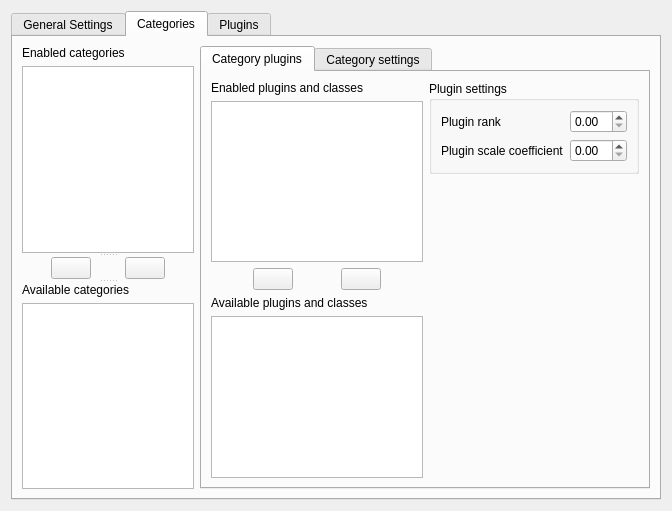
<?xml version="1.0" encoding="UTF-8"?>
<ui version="4.0">
 <class>Form</class>
 <widget class="QWidget" name="Form">
  <property name="geometry">
   <rect>
    <x>0</x>
    <y>0</y>
    <width>672</width>
    <height>511</height>
   </rect>
  </property>
  <layout class="QGridLayout" name="gridLayout">
   <item row="0" column="0">
    <widget class="KTabWidget" name="WebExSettings">
     <property name="currentIndex">
      <number>1</number>
     </property>
     <widget class="QWidget" name="general_settings">
      <attribute name="title">
       <string>General Settings</string>
      </attribute>
      <widget class="QWidget" name="advanced_widget" native="true">
       <property name="geometry">
        <rect>
         <x>10</x>
         <y>230</y>
         <width>336</width>
         <height>62</height>
        </rect>
       </property>
       <layout class="QVBoxLayout" name="verticalLayout">
        <item>
         <layout class="QHBoxLayout" name="horizontalLayout_3">
          <item>
           <widget class="QLabel" name="label_2">
            <property name="text">
             <string>Maximum resource analyzers per category</string>
            </property>
           </widget>
          </item>
          <item>
           <widget class="KIntSpinBox" name="kintspinbox_2"/>
          </item>
         </layout>
        </item>
        <item>
         <layout class="QHBoxLayout" name="horizontalLayout_2">
          <item>
           <widget class="QLabel" name="label_3">
            <property name="text">
             <string>Maximum resource analyzers</string>
            </property>
           </widget>
          </item>
          <item>
           <spacer name="horizontalSpacer">
            <property name="orientation">
             <enum>Qt::Horizontal</enum>
            </property>
            <property name="sizeHint" stdset="0">
             <size>
              <width>40</width>
              <height>20</height>
             </size>
            </property>
           </spacer>
          </item>
          <item>
           <widget class="KIntSpinBox" name="kintspinbox_3"/>
          </item>
         </layout>
        </item>
       </layout>
      </widget>
      <widget class="KPushButton" name="advanced_button">
       <property name="geometry">
        <rect>
         <x>10</x>
         <y>200</y>
         <width>151</width>
         <height>24</height>
        </rect>
       </property>
       <property name="sizePolicy">
        <sizepolicy hsizetype="Preferred" vsizetype="Fixed">
         <horstretch>0</horstretch>
         <verstretch>0</verstretch>
        </sizepolicy>
       </property>
       <property name="text">
        <string>Advanced&gt;&gt;</string>
       </property>
       <property name="checkable">
        <bool>true</bool>
       </property>
      </widget>
      <widget class="QWidget" name="">
       <property name="geometry">
        <rect>
         <x>10</x>
         <y>20</y>
         <width>295</width>
         <height>25</height>
        </rect>
       </property>
       <layout class="QHBoxLayout" name="horizontalLayout">
        <item>
         <widget class="QLabel" name="label">
          <property name="text">
           <string>Maximum categories simultaneously</string>
          </property>
         </widget>
        </item>
        <item>
         <widget class="KIntSpinBox" name="kintspinbox"/>
        </item>
       </layout>
      </widget>
     </widget>
     <widget class="QWidget" name="categories">
      <attribute name="title">
       <string>Categories</string>
      </attribute>
      <layout class="QHBoxLayout" name="horizontalLayout_7">
       <item>
        <widget class="QSplitter" name="splitter_2">
         <property name="orientation">
          <enum>Qt::Vertical</enum>
         </property>
         <widget class="QWidget" name="">
          <layout class="QVBoxLayout" name="verticalLayout_2">
           <item>
            <widget class="QLabel" name="label_4">
             <property name="text">
              <string>Enabled categories</string>
             </property>
            </widget>
           </item>
           <item>
            <widget class="KListWidget" name="enabled_categories_listwidget"/>
           </item>
          </layout>
         </widget>
         <widget class="QWidget" name="">
          <layout class="QHBoxLayout" name="horizontalLayout_4">
           <item>
            <spacer name="horizontalSpacer_4">
             <property name="orientation">
              <enum>Qt::Horizontal</enum>
             </property>
             <property name="sizeType">
              <enum>QSizePolicy::Expanding</enum>
             </property>
             <property name="sizeHint" stdset="0">
              <size>
               <width>40</width>
               <height>20</height>
              </size>
             </property>
            </spacer>
           </item>
           <item>
            <widget class="KArrowButton" name="karrowbutton"/>
           </item>
           <item>
            <spacer name="horizontalSpacer_2">
             <property name="orientation">
              <enum>Qt::Horizontal</enum>
             </property>
             <property name="sizeHint" stdset="0">
              <size>
               <width>40</width>
               <height>20</height>
              </size>
             </property>
            </spacer>
           </item>
           <item>
            <widget class="KArrowButton" name="karrowbutton_2">
             <property name="arrowType" stdset="0">
              <number>2</number>
             </property>
            </widget>
           </item>
           <item>
            <spacer name="horizontalSpacer_3">
             <property name="orientation">
              <enum>Qt::Horizontal</enum>
             </property>
             <property name="sizeHint" stdset="0">
              <size>
               <width>40</width>
               <height>20</height>
              </size>
             </property>
            </spacer>
           </item>
          </layout>
         </widget>
         <widget class="QWidget" name="layoutWidget">
          <layout class="QVBoxLayout" name="verticalLayout_3">
           <item>
            <widget class="QLabel" name="label_5">
             <property name="text">
              <string>Available categories</string>
             </property>
            </widget>
           </item>
           <item>
            <widget class="KListWidget" name="enabled_categories_listwidget_2"/>
           </item>
          </layout>
         </widget>
        </widget>
       </item>
       <item>
        <widget class="KTabWidget" name="category_tabwidget">
         <property name="currentIndex">
          <number>0</number>
         </property>
         <widget class="QWidget" name="tab_2">
          <attribute name="title">
           <string>Category plugins</string>
          </attribute>
          <layout class="QHBoxLayout" name="horizontalLayout_12">
           <item>
            <layout class="QVBoxLayout" name="verticalLayout_9">
             <item>
              <layout class="QVBoxLayout" name="verticalLayout_8">
               <item>
                <widget class="QLabel" name="label_12">
                 <property name="text">
                  <string>Enabled plugins and classes</string>
                 </property>
                </widget>
               </item>
               <item>
                <widget class="KListWidget" name="category_enabled_plugins"/>
               </item>
              </layout>
             </item>
             <item>
              <layout class="QHBoxLayout" name="horizontalLayout_8">
               <item>
                <spacer name="horizontalSpacer_9">
                 <property name="orientation">
                  <enum>Qt::Horizontal</enum>
                 </property>
                 <property name="sizeType">
                  <enum>QSizePolicy::Expanding</enum>
                 </property>
                 <property name="sizeHint" stdset="0">
                  <size>
                   <width>40</width>
                   <height>20</height>
                  </size>
                 </property>
                </spacer>
               </item>
               <item>
                <widget class="KArrowButton" name="karrowbutton_3"/>
               </item>
               <item>
                <spacer name="horizontalSpacer_10">
                 <property name="orientation">
                  <enum>Qt::Horizontal</enum>
                 </property>
                 <property name="sizeHint" stdset="0">
                  <size>
                   <width>40</width>
                   <height>20</height>
                  </size>
                 </property>
                </spacer>
               </item>
               <item>
                <widget class="KArrowButton" name="karrowbutton_4">
                 <property name="arrowType" stdset="0">
                  <number>2</number>
                 </property>
                </widget>
               </item>
               <item>
                <spacer name="horizontalSpacer_11">
                 <property name="orientation">
                  <enum>Qt::Horizontal</enum>
                 </property>
                 <property name="sizeHint" stdset="0">
                  <size>
                   <width>40</width>
                   <height>20</height>
                  </size>
                 </property>
                </spacer>
               </item>
              </layout>
             </item>
             <item>
              <layout class="QVBoxLayout" name="verticalLayout_6">
               <item>
                <widget class="QLabel" name="label_11">
                 <property name="text">
                  <string>Available plugins and classes</string>
                 </property>
                </widget>
               </item>
               <item>
                <widget class="KListWidget" name="category_availabel_plugins"/>
               </item>
              </layout>
             </item>
            </layout>
           </item>
           <item>
            <layout class="QVBoxLayout" name="verticalLayout_11">
             <item>
              <widget class="QGroupBox" name="groupBox">
               <property name="title">
                <string>Plugin settings</string>
               </property>
               <layout class="QVBoxLayout" name="verticalLayout_10">
                <item>
                 <layout class="QHBoxLayout" name="horizontalLayout_9">
                  <item>
                   <widget class="QLabel" name="label_13">
                    <property name="text">
                     <string>Plugin rank</string>
                    </property>
                   </widget>
                  </item>
                  <item>
                   <spacer name="horizontalSpacer_12">
                    <property name="orientation">
                     <enum>Qt::Horizontal</enum>
                    </property>
                    <property name="sizeHint" stdset="0">
                     <size>
                      <width>40</width>
                      <height>20</height>
                     </size>
                    </property>
                   </spacer>
                  </item>
                  <item>
                   <widget class="QDoubleSpinBox" name="doubleSpinBox"/>
                  </item>
                 </layout>
                </item>
                <item>
                 <layout class="QHBoxLayout" name="horizontalLayout_10">
                  <item>
                   <widget class="QLabel" name="label_14">
                    <property name="text">
                     <string>Plugin scale coefficient</string>
                    </property>
                   </widget>
                  </item>
                  <item>
                   <spacer name="horizontalSpacer_13">
                    <property name="orientation">
                     <enum>Qt::Horizontal</enum>
                    </property>
                    <property name="sizeHint" stdset="0">
                     <size>
                      <width>40</width>
                      <height>20</height>
                     </size>
                    </property>
                   </spacer>
                  </item>
                  <item>
                   <widget class="QDoubleSpinBox" name="doubleSpinBox_2"/>
                  </item>
                 </layout>
                </item>
               </layout>
              </widget>
             </item>
             <item>
              <spacer name="verticalSpacer_2">
               <property name="orientation">
                <enum>Qt::Vertical</enum>
               </property>
               <property name="sizeHint" stdset="0">
                <size>
                 <width>20</width>
                 <height>40</height>
                </size>
               </property>
              </spacer>
             </item>
            </layout>
           </item>
          </layout>
         </widget>
         <widget class="QWidget" name="tab">
          <attribute name="title">
           <string>Category settings</string>
          </attribute>
          <layout class="QHBoxLayout" name="horizontalLayout_11">
           <item>
            <widget class="QScrollArea" name="scrollArea">
             <property name="widgetResizable">
              <bool>true</bool>
             </property>
             <widget class="QWidget" name="scrollAreaWidgetContents">
              <property name="geometry">
               <rect>
                <x>0</x>
                <y>0</y>
                <width>447</width>
                <height>421</height>
               </rect>
              </property>
              <layout class="QVBoxLayout" name="verticalLayout_7">
               <item>
                <layout class="QGridLayout" name="gridLayout_2">
                 <item row="0" column="0">
                  <widget class="QLabel" name="label_6">
                   <property name="text">
                    <string>Query</string>
                   </property>
                  </widget>
                 </item>
                 <item row="0" column="2">
                  <widget class="KPushButton" name="query_show_button">
                   <property name="text">
                    <string>show&gt;&gt;</string>
                   </property>
                   <property name="checkable">
                    <bool>true</bool>
                   </property>
                  </widget>
                 </item>
                 <item row="1" column="0" colspan="3">
                  <widget class="KTextEdit" name="query_edit">
                   <property name="documentTitle">
                    <string/>
                   </property>
                   <property name="acceptRichText">
                    <bool>false</bool>
                   </property>
                  </widget>
                 </item>
                 <item row="0" column="1">
                  <spacer name="horizontalSpacer_5">
                   <property name="orientation">
                    <enum>Qt::Horizontal</enum>
                   </property>
                   <property name="sizeHint" stdset="0">
                    <size>
                     <width>40</width>
                     <height>20</height>
                    </size>
                   </property>
                  </spacer>
                 </item>
                </layout>
               </item>
               <item>
                <layout class="QGridLayout" name="gridLayout_4">
                 <item row="0" column="0">
                  <widget class="QLabel" name="label_9">
                   <property name="text">
                    <string>Query prefix</string>
                   </property>
                  </widget>
                 </item>
                 <item row="0" column="2">
                  <widget class="KPushButton" name="prefix_show_button">
                   <property name="text">
                    <string>show&gt;&gt;</string>
                   </property>
                   <property name="checkable">
                    <bool>true</bool>
                   </property>
                  </widget>
                 </item>
                 <item row="0" column="1">
                  <spacer name="horizontalSpacer_7">
                   <property name="orientation">
                    <enum>Qt::Horizontal</enum>
                   </property>
                   <property name="sizeHint" stdset="0">
                    <size>
                     <width>40</width>
                     <height>20</height>
                    </size>
                   </property>
                  </spacer>
                 </item>
                 <item row="1" column="0" colspan="3">
                  <widget class="KTextEdit" name="query_prefix_edit">
                   <property name="documentTitle">
                    <string/>
                   </property>
                   <property name="acceptRichText">
                    <bool>false</bool>
                   </property>
                  </widget>
                 </item>
                </layout>
               </item>
               <item>
                <layout class="QHBoxLayout" name="horizontalLayout_5">
                 <item>
                  <widget class="QLabel" name="label_7">
                   <property name="text">
                    <string>Polling interval</string>
                   </property>
                  </widget>
                 </item>
                 <item>
                  <spacer name="horizontalSpacer_8">
                   <property name="orientation">
                    <enum>Qt::Horizontal</enum>
                   </property>
                   <property name="sizeHint" stdset="0">
                    <size>
                     <width>40</width>
                     <height>20</height>
                    </size>
                   </property>
                  </spacer>
                 </item>
                 <item>
                  <widget class="KIntSpinBox" name="interval_spinbox"/>
                 </item>
                </layout>
               </item>
               <item>
                <layout class="QHBoxLayout" name="horizontalLayout_13">
                 <item>
                  <widget class="QLabel" name="label_16">
                   <property name="text">
                    <string>Plugin select algorithm</string>
                   </property>
                  </widget>
                 </item>
                 <item>
                  <spacer name="horizontalSpacer_15">
                   <property name="orientation">
                    <enum>Qt::Horizontal</enum>
                   </property>
                   <property name="sizeHint" stdset="0">
                    <size>
                     <width>40</width>
                     <height>20</height>
                    </size>
                   </property>
                  </spacer>
                 </item>
                 <item>
                  <widget class="KComboBox" name="plugin_algo_combobox">
                   <item>
                    <property name="text">
                     <string>All</string>
                    </property>
                   </item>
                   <item>
                    <property name="text">
                     <string>Stepwise</string>
                    </property>
                   </item>
                  </widget>
                 </item>
                </layout>
               </item>
               <item>
                <spacer name="verticalSpacer">
                 <property name="orientation">
                  <enum>Qt::Vertical</enum>
                 </property>
                 <property name="sizeHint" stdset="0">
                  <size>
                   <width>20</width>
                   <height>40</height>
                  </size>
                 </property>
                </spacer>
               </item>
              </layout>
             </widget>
            </widget>
           </item>
          </layout>
         </widget>
        </widget>
       </item>
      </layout>
     </widget>
     <widget class="QWidget" name="datapps">
      <attribute name="title">
       <string>Plugins</string>
      </attribute>
      <layout class="QHBoxLayout" name="horizontalLayout_6">
       <item>
        <layout class="QVBoxLayout" name="verticalLayout_4">
         <item>
          <widget class="QLabel" name="label_10">
           <property name="text">
            <string>Plugins</string>
           </property>
          </widget>
         </item>
         <item>
          <widget class="KListWidget" name="plugins_listwidget">
           <property name="sizePolicy">
            <sizepolicy hsizetype="Minimum" vsizetype="Expanding">
             <horstretch>0</horstretch>
             <verstretch>0</verstretch>
            </sizepolicy>
           </property>
          </widget>
         </item>
        </layout>
       </item>
       <item>
        <widget class="QGroupBox" name="groupBox_2">
         <property name="sizePolicy">
          <sizepolicy hsizetype="Expanding" vsizetype="Preferred">
           <horstretch>0</horstretch>
           <verstretch>0</verstretch>
          </sizepolicy>
         </property>
         <property name="title">
          <string>Plugin settings</string>
         </property>
         <layout class="QVBoxLayout" name="verticalLayout_5">
          <item>
           <widget class="QScrollArea" name="scrollArea_2">
            <property name="widgetResizable">
             <bool>true</bool>
            </property>
            <widget class="QWidget" name="scrollAreaWidgetContents_2">
             <property name="geometry">
              <rect>
               <x>0</x>
               <y>0</y>
               <width>362</width>
               <height>418</height>
              </rect>
             </property>
            </widget>
           </widget>
          </item>
         </layout>
        </widget>
       </item>
      </layout>
     </widget>
    </widget>
   </item>
  </layout>
 </widget>
 <customwidgets>
  <customwidget>
   <class>KIntSpinBox</class>
   <extends>QSpinBox</extends>
   <header>knuminput.h</header>
  </customwidget>
  <customwidget>
   <class>KListWidget</class>
   <extends>QListWidget</extends>
   <header>klistwidget.h</header>
  </customwidget>
  <customwidget>
   <class>KArrowButton</class>
   <extends>QPushButton</extends>
   <header>karrowbutton.h</header>
  </customwidget>
  <customwidget>
   <class>KPushButton</class>
   <extends>QPushButton</extends>
   <header>kpushbutton.h</header>
  </customwidget>
  <customwidget>
   <class>KComboBox</class>
   <extends>QComboBox</extends>
   <header>kcombobox.h</header>
  </customwidget>
  <customwidget>
   <class>KTabWidget</class>
   <extends>QTabWidget</extends>
   <header>ktabwidget.h</header>
   <container>1</container>
  </customwidget>
  <customwidget>
   <class>KTextEdit</class>
   <extends>QTextEdit</extends>
   <header>ktextedit.h</header>
  </customwidget>
 </customwidgets>
 <resources/>
 <connections>
  <connection>
   <sender>advanced_button</sender>
   <signal>toggled(bool)</signal>
   <receiver>advanced_widget</receiver>
   <slot>setVisible(bool)</slot>
   <hints>
    <hint type="sourcelabel">
     <x>93</x>
     <y>241</y>
    </hint>
    <hint type="destinationlabel">
     <x>185</x>
     <y>290</y>
    </hint>
   </hints>
  </connection>
  <connection>
   <sender>query_show_button</sender>
   <signal>toggled(bool)</signal>
   <receiver>query_edit</receiver>
   <slot>setVisible(bool)</slot>
   <hints>
    <hint type="sourcelabel">
     <x>585</x>
     <y>52</y>
    </hint>
    <hint type="destinationlabel">
     <x>483</x>
     <y>102</y>
    </hint>
   </hints>
  </connection>
  <connection>
   <sender>prefix_show_button</sender>
   <signal>toggled(bool)</signal>
   <receiver>query_prefix_edit</receiver>
   <slot>setVisible(bool)</slot>
   <hints>
    <hint type="sourcelabel">
     <x>485</x>
     <y>152</y>
    </hint>
    <hint type="destinationlabel">
     <x>383</x>
     <y>229</y>
    </hint>
   </hints>
  </connection>
 </connections>
</ui>
